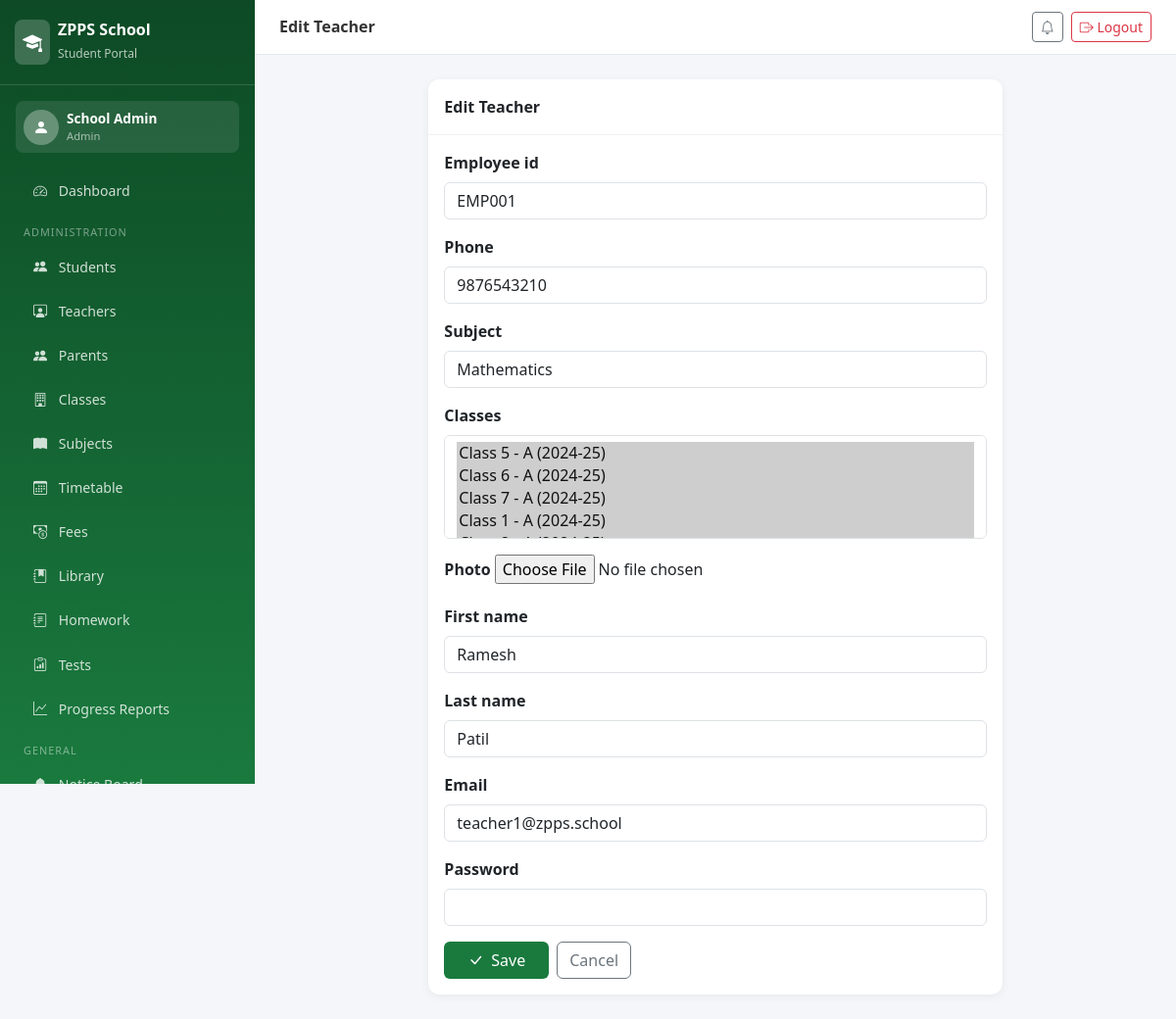
/teachers/1/edit/ (signed in), run on the app's committed database.
### portal/models.py (models this page shows, shortened)
class Teacher(models.Model):
    user = models.OneToOneField(User, on_delete=models.CASCADE)
    employee_id = models.CharField(max_length=20, unique=True)
    phone = models.CharField(max_length=15)
    subject = models.CharField(max_length=50)
    classes = models.ManyToManyField(Class, blank=True)
    photo = models.ImageField(upload_to='teacher_photos/', blank=True, null=True)

### portal/views.py (the view, shortened to what this page needs)
# urls.py: path('teachers/<int:pk>/edit/', views.edit_teacher, name='edit_teacher'),
@login_required
def edit_teacher(request, pk):
    teacher = get_object_or_404(Teacher, pk=pk)
    initial = {'first_name': teacher.user.first_name, 'last_name': teacher.user.last_name, 'email': teacher.user.email}
    form = TeacherForm(instance=teacher, initial=initial)
    return render(request, 'portal/admin/teacher_form.html', {'form': form, 'title': 'Edit Teacher', 'teacher': teacher})

### portal/forms.py
class TeacherForm(forms.ModelForm):
    first_name = forms.CharField(max_length=50, widget=forms.TextInput(attrs={'class': 'form-control'}))
    last_name = forms.CharField(max_length=50, widget=forms.TextInput(attrs={'class': 'form-control'}))
    email = forms.EmailField(required=False, widget=forms.EmailInput(attrs={'class': 'form-control'}))
    password = forms.CharField(widget=forms.PasswordInput(attrs={'class': 'form-control'}), required=False)
    class Meta:
        model = Teacher
        fields = ['employee_id', 'phone', 'subject', 'classes', 'photo']
        widgets = {
            'employee_id': forms.TextInput(attrs={'class': 'form-control'}),
            'phone': forms.TextInput(attrs={'class': 'form-control'}),
            'subject': forms.TextInput(attrs={'class': 'form-control'}),
            'classes': forms.SelectMultiple(attrs={'class': 'form-select'}),
        }

### portal/models.py (called while the page is built)
    def __str__(self):
        return f"{self.name} - {self.section} ({self.academic_year})"

### templates/portal/admin/teacher_form.html (shortened to what this page needs)
{% extends 'portal/base.html' %}
{% block page_title %}{{ title|default:"Form" }}{% endblock %}
{% block content %}
<div class="row justify-content-center">
  <div class="col-lg-8">
    <div class="card">
      <div class="card-header py-3">{{ title|default:"Form" }}</div>
      <div class="card-body">
        <form method="post" enctype="multipart/form-data">
          {% for field in form %}
          <div class="mb-3">
            <label class="form-label fw-semibold">{{ field.label }}</label>
            {{ field }}
          </div>
          {% endfor %}
          <div class="d-flex gap-2 mt-3">
            <button type="submit" class="btn btn-zpps px-4"><i class="bi bi-check-lg me-2"></i>Save</button>
            <a href="javascript:history.back()" class="btn btn-outline-secondary">Cancel</a>
          </div>
        </form>
      </div>
    </div>
  </div>
</div>
{% endblock %}

### templates/portal/base.html (shortened to what this page needs)
<!DOCTYPE html>
<html lang="en">
<head>
    <link href="https://cdn.jsdelivr.net/npm/bootstrap@5.3.0/dist/css/bootstrap.min.css" rel="stylesheet">
    <link href="https://cdn.jsdelivr.net/npm/bootstrap-icons@1.11.0/font/bootstrap-icons.css" rel="stylesheet">
</head>
<body>
<nav class="sidebar" id="sidebar">
    <div class="sidebar-brand">
        <div class="d-flex align-items-center gap-2">
            <div style="background:rgba(255,255,255,0.2);border-radius:8px;padding:8px;">
                <i class="bi bi-mortarboard-fill text-white fs-5"></i>
            </div>
            <div><h5>ZPPS School</h5><small>Student Portal</small></div>
        </div>
    </div>
    {% if user.is_authenticated %}
    <div class="p-3">
        <div class="d-flex align-items-center gap-2 p-2" style="background:rgba(255,255,255,0.1);border-radius:8px;">
            <div style="background:rgba(255,255,255,0.3);border-radius:50%;width:36px;height:36px;display:flex;align-items:center;justify-content:center;">
                <i class="bi bi-person-fill text-white"></i>
            </div>
            <div>
                <div style="color:#fff;font-size:0.85rem;font-weight:600;">{{ user.get_full_name|default:user.username }}</div>
                <div style="color:rgba(255,255,255,0.6);font-size:0.7rem;">
                    {% if user.is_superuser %}Admin{% else %}{% if user.teacher %}Teacher{% else %}{% if user.student %}Student{% else %}{% if user.parent %}Parent{% endif %}{% endif %}{% endif %}{% endif %}
                </div>
            </div>
        </div>
    </div>
    <ul class="nav flex-column px-1 pb-4">
        <li><a class="nav-link" href="{% url 'dashboard' %}"><i class="bi bi-speedometer2"></i> Dashboard</a></li>
        {% if user.is_superuser %}
        <li><div class="nav-section">Administration</div></li>
        <li><a class="nav-link" href="{% url 'manage_students' %}"><i class="bi bi-people-fill"></i> Students</a></li>
        <li><a class="nav-link" href="{% url 'manage_teachers' %}"><i class="bi bi-person-workspace"></i> Teachers</a></li>
        <li><a class="nav-link" href="{% url 'manage_parents' %}"><i class="bi bi-people-fill"></i> Parents</a></li>
        <li><a class="nav-link" href="{% url 'manage_classes' %}"><i class="bi bi-building"></i> Classes</a></li>
        <li><a class="nav-link" href="{% url 'manage_subjects' %}"><i class="bi bi-book-fill"></i> Subjects</a></li>
        <li><a class="nav-link" href="{% url 'view_timetable' %}"><i class="bi bi-calendar3"></i> Timetable</a></li>
        <li><a class="nav-link" href="{% url 'manage_fees' %}"><i class="bi bi-cash-coin"></i> Fees</a></li>
        <li><a class="nav-link" href="{% url 'library' %}"><i class="bi bi-journal-bookmark-fill"></i> Library</a></li>
        <li><a class="nav-link" href="{% url 'homework' %}"><i class="bi bi-journal-text"></i> Homework</a></li>
        <li><a class="nav-link" href="{% url 'class_tests' %}"><i class="bi bi-clipboard-data"></i> Tests</a></li>
        <li><a class="nav-link" href="{% url 'all_progress' %}"><i class="bi bi-graph-up"></i> Progress Reports</a></li>
        {% endif %}
        <li><div class="nav-section">General</div></li>
        <li><a class="nav-link" href="{% url 'notice_board' %}"><i class="bi bi-bell-fill"></i> Notice Board</a></li>
    </ul>
    {% endif %}
</nav>
<div class="main-content">
    <div class="topbar">
        <div class="d-flex align-items-center gap-3">
            <h6>{% block page_title %}ZPPS Portal{% endblock %}</h6>
        </div>
        <div class="d-flex align-items-center gap-2">
            <a href="{% url 'notice_board' %}" class="btn btn-sm btn-outline-secondary"><i class="bi bi-bell"></i></a>
            <a href="{% url 'logout' %}" class="btn btn-sm btn-outline-danger"><i class="bi bi-box-arrow-right"></i> Logout</a>
        </div>
    </div>
    <div class="page-body">
        {% block content %}{% endblock %}
    </div>
</div>
</body>
</html>

### templates/portal/base.html (style rules this page uses)
:root { --zpps-green: #1a7a3e; --zpps-light: #e8f5ee; --zpps-dark: #0d4a25; --sidebar-width: 260px; }
body { background: #f4f6f9; font-family: 'Segoe UI', sans-serif; }
.sidebar { width: var(--sidebar-width); height: 100vh; background: linear-gradient(180deg, var(--zpps-dark) 0%, var(--zpps-green) 100%); position: fixed; top: 0; left: 0; z-index: 1000; overflow-y: auto; overflow-x: hidden; }
.sidebar-brand { padding: 20px 15px; border-bottom: 1px solid rgba(255,255,255,0.15); }
.sidebar-brand h5 { color: #fff; font-weight: 700; margin: 0; font-size: 1rem; }
.sidebar-brand small { color: rgba(255,255,255,0.7); font-size: 0.75rem; }
.sidebar .nav-link { color: rgba(255,255,255,0.8); padding: 10px 20px; border-radius: 8px; margin: 2px 10px; transition: all 0.2s; font-size: 0.88rem; }
.sidebar .nav-link i { width: 20px; margin-right: 8px; }
.nav-section { color: rgba(255,255,255,0.45); font-size: 0.68rem; text-transform: uppercase; padding: 12px 20px 4px; letter-spacing: 1px; }
.main-content { margin-left: var(--sidebar-width); }
.topbar { background: #fff; padding: 12px 25px; border-bottom: 1px solid #e2e8f0; display: flex; align-items: center; justify-content: space-between; position: sticky; top: 0; z-index: 100; }
.topbar h6 { margin: 0; font-weight: 600; color: #333; }
.page-body { padding: 25px; }
.card { border: none; border-radius: 12px; box-shadow: 0 2px 10px rgba(0,0,0,0.06); }
.card-header { background: #fff; border-bottom: 1px solid #f0f0f0; font-weight: 600; border-radius: 12px 12px 0 0 !important; }
.btn-zpps { background: var(--zpps-green); color: #fff; border: none; }

### data on the page
Teacher: form "EMP001" "9876543210" "Mathematics"

### other printed values
{{ user.get_full_name|default:user.username }} "School Admin"
{{ title|default:"Form" }} "Edit Teacher"
{{ field.label }} "Employee id" "Phone" "Subject" "Classes" "Photo" "First name" "Last name" "Email" "Password"
